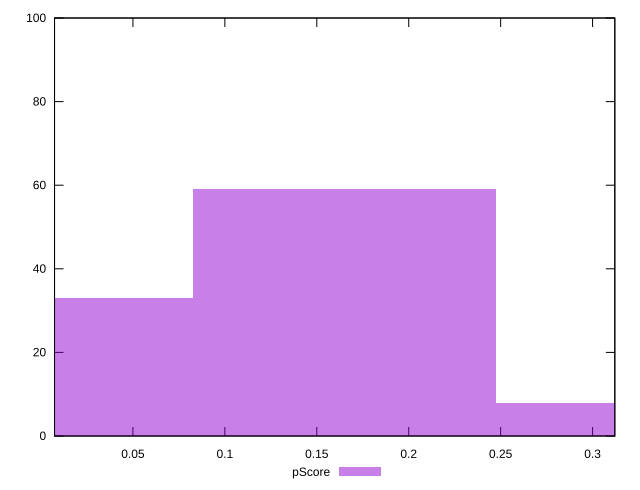

Source code (gnuplot):
reset

$pScore <<EOF
0 33
0.16489616911557894 59
0.3297923382311579 8
EOF

set key outside below
set boxwidth 0.16489616911557894
set xrange [0.007355886235897946:0.3121001998375601]
set yrange [0:100]
set trange [0:100]
set style fill transparent solid 0.5 noborder
set terminal svg size 640, 490 enhanced background rgb 'white'
set output "report_00017_2021-02-10T15-08-03.406Z/max-potential-fid/samples/pages/pScore/histogram.svg"

plot $pScore title "pScore" with boxes

reset
